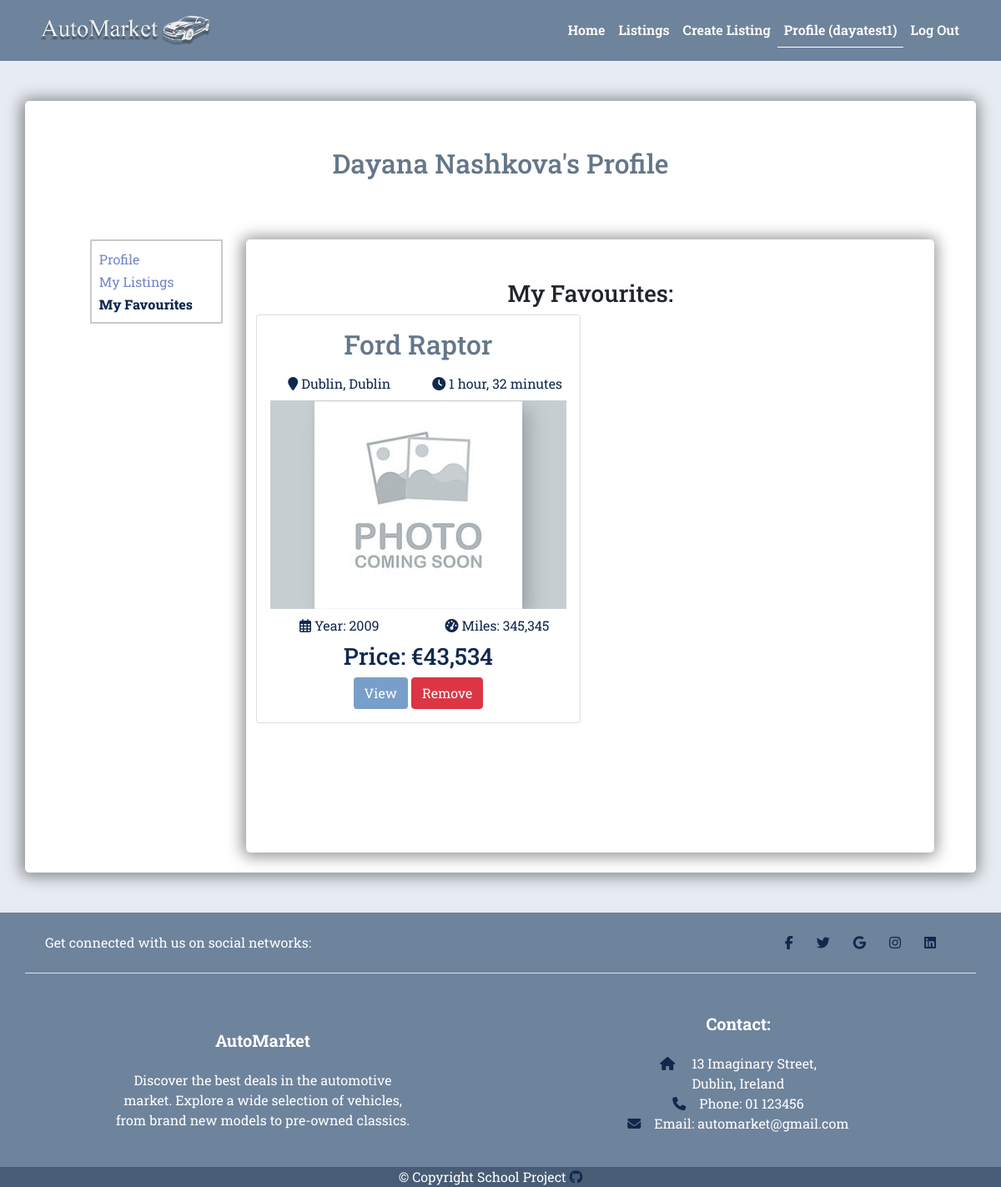
/users/profile/c9f99538-40c7-4bef-85df-f90e124c5328/my-favourites/ (signed in), run on the app's committed database.
### users/models.py (models this page shows, shortened)
class Profile(models.Model):
    user = models.OneToOneField(
        User, on_delete=models.CASCADE, blank=True, null=True)
    username = models.CharField(max_length=200, blank=False, null=True)
    name = models.CharField(max_length=200, blank=False, null=True)
    email = models.EmailField(max_length=300, blank=False, null=True)
    phone = models.CharField(max_length=100, blank=True, null=True)
    town = models.CharField(max_length=100, blank=True, null=True)
    county = models.CharField(max_length=100, blank=True, null=True)
    profile_image = models.ImageField(
        upload_to='users/', default='users/user-default.webp', blank=True,
        null=True)
    about_me = models.TextField(blank=True, null=True)
    created = models.DateTimeField(auto_now_add=True)
    id = models.UUIDField(default=uuid.uuid4, unique=True,
                          editable=False, primary_key=True)

### listings/models.py (models this page shows, shortened)
class Favourite(models.Model):
    owner = models.ForeignKey(Profile, on_delete=models.CASCADE)
    listing = models.ForeignKey(Listing, on_delete=models.CASCADE)
    created = models.DateTimeField(auto_now_add=True)

class Listing(models.Model):
    owner = models.ForeignKey(
        Profile, on_delete=models.CASCADE, null=True, blank=True)
    car_make = models.ForeignKey(
        CarMake, on_delete=models.SET_NULL, null=True, blank=True)
    car_model = models.ForeignKey(
        CarModel, on_delete=models.SET_NULL, null=True, blank=True)
    price = models.IntegerField()
    year = models.CharField(
        max_length=10, choices=choices.get_year_choices(), null=True)
    mileage = models.IntegerField(null=True)
    town = models.CharField(max_length=100)
    county = models.CharField(max_length=100, choices=choices.COUNTIES)
    body_type = models.CharField(
        max_length=100, choices=choices.BODY_TYPE, null=True, blank=True)
    fuel_type = models.CharField(max_length=100, choices=choices.FUEL_TYPE)
    engine_size = models.DecimalField(
        max_digits=3, decimal_places=1, null=True)
    transmission = models.CharField(
        max_length=100, choices=choices.TRANSMISSION)
    created = models.DateTimeField(auto_now_add=True)
    description = models.TextField(null=True, blank=True)
    listing_image_1 = models.ImageField(
        upload_to='listings/', null=True, blank=True,
        default='listings/default-listing-img.jpg')
    listing_image_2 = models.ImageField(null=True, blank=True)
    listing_image_3 = models.ImageField(null=True, blank=True)
    listing_image_4 = models.ImageField(null=True, blank=True)
    listing_image_5 = models.ImageField(null=True, blank=True)
    listing_image_6 = models.ImageField(null=True, blank=True)
    listing_image_7 = models.ImageField(null=True, blank=True)
    id = models.UUIDField(default=uuid.uuid4, unique=True,
                          primary_key=True, editable=False)
    @property
    def listing_title(self):
        if self.car_make and self.car_model:
            return f'{self.car_make.name} {self.car_model.name}'
        else:
            return "Untitled Listing"
    @property
    def listing_main_img(self):
        if self.listing_image_1:
            url = self.listing_image_1.url
        else:
            url = (
                settings.STATIC_URL +
                'images/listings/default-listing-img.jpg'
            )
        return url

class CarMake(models.Model):
    name = models.CharField(max_length=200, null=True, blank=True)

class CarModel(models.Model):
    name = models.CharField(max_length=200, null=True, blank=True)
    car_make = models.ForeignKey(CarMake, on_delete=models.CASCADE)

### users/views.py (the view)
@login_required(login_url='login')
def profile_favourites(request, pk):
    profile = Profile.objects.get(id=pk)
    listings = Favourite.objects.filter(owner=profile).order_by('-created')
    listings, page_number = listings_pagination(request, listings)
    context = {
        'profile': profile,
        'listings': listings
    }
    return render(request, 'users/my_favourites.html', context)

### listings/utils.py (called while the page is built)
def listings_pagination(request, listings):
    paginator = Paginator(listings, 6)
    page_number = request.GET.get("page")
    try:
        listings = paginator.page(page_number)
    except PageNotAnInteger:
        page_number = 1
        listings = paginator.page(page_number)
    except EmptyPage:
        page_number = paginator.num_pages
        listings = paginator.page(page_number)
    return listings, page_number

### users/templates/users/my_favourites.html (shortened to what this page needs)
{% extends 'base.html' %}
{% load humanize %}
{% load static %}
{% block content %}
<section class="profile">
    <div class="container">
        <div class="row">
            <div class="col-12 mx-auto text-center my-5 p-2 shadow-container">
                <h2 class="py-5">{{ profile.name }}'s Profile</h2>
                <div class="container">
                    <div class="row justify-content-center profile-row">
                        {% include 'users/partials/profile_sidebar.html' %}
                        <div class="col-12 col-lg-9 my-3 py-5 listings-color shadow-container">
                            <h3>My Favourites:</h3>
                            <div class="row">
                            {% if listings %}
                            {% for listing in listings %}
                            <div class="col-12 col-lg-6 mb-4">
                                <div class="card listing-preview">
                                    <div class="card-body">
                                            <a class="card-link" href="{% url 'single-listing' listing.listing.id %}">
                                            <h2>{{ listing.listing.listing_title }} </h2>
                                            <div class="row py-2 ">
                                                <div class="col-6">
                                                    <i class="fas fa-map-marker"></i> {{ listing.listing.town|capfirst }}, {{ listing.listing.county|capfirst }}
                                                </div>
                                                <div class="col-6">
                                                    <i class="fas fa-clock"></i> {{ listing.listing.created|timesince }}
                                                </div>
                                            </div>
                                            <div class="row"> <img src="{{ listing.listing.listing_main_img }}" class="card-image" alt="{{ listing.listing.listing_title }} image">
                                            </div>
                                            <div class="row py-2 ">
                                                <div class="col-6">
                                                    <i class="fa-regular fa-calendar-days"></i> Year: {{ listing.listing.year }}
                                                </div>
                                                <div class="col-6">
                                                    <i class="fa-solid fa-gauge-high"></i> Miles: {{ listing.listing.mileage|intcomma }}
                                                </div>
                                            </div>
                                            <h3>Price: €{{ listing.listing.price|intcomma }}</h3>
                                        </a>
                                            <a href="{% url 'single-listing' listing.listing.id %}" class="btn btn-blue text-white">View</a>
                                            <a href="{% url 'remove-myfavourites' listing.listing.id %}" class="btn btn-danger text-white">Remove</a>
                                        </div>
                                </div>
                            </div>
                            {% endfor %}
                            {% else %}
                            <div class="col-12">
                                <p>You Have No Favourite Listings</p>
                            </div>
                            {% endif %}
                            </div>
                        </div>
                    </div>
                </div>
            </div>
        </div>
    </div>
</section>
{% endblock content %}

### templates/base.html (shortened to what this page needs)
<!DOCTYPE html>
{% load static %}
<html lang="en">
<head>
    <link href="https://cdn.jsdelivr.net/npm/bootstrap@5.0.2/dist/css/bootstrap.min.css" rel="stylesheet"
>
    <link rel="stylesheet" href="{% static 'lightbox2-2.11.4/css/lightbox.css' %}">
    <link rel="stylesheet" href="{% static 'styles/style.css' %}">
</head>
<body>
    <header>
        <nav class="navbar navbar-expand-lg navbar-dark header-nav">
            <div class="container">
                <a href="{% url 'home' %}" class="navbar-brand"><img class="logo" src="{% static 'images/logo1.png' %}"
                        alt="AutoMarket logo"></a>
                <div class="collapse navbar-collapse" id="navbarSupportedContent">
                    <ul class="navbar-nav ms-auto mb-2 mb-lg-0">
                        <li class="nav-item">
                            <a class="nav-link {% if '/' == request.path %}active{% endif %}" href="{% url 'home' %}">Home</a>
                        </li>
                        <li class="nav-item">
                            <a class="nav-link {% if 'search-listings' in request.path %}active{% endif %}" href="{% url 'search-listings' %}">Listings</a>
                        </li>
                        {% if request.user.is_authenticated %}
                        <li class="nav-item">
                            <a class="nav-link {% if 'create-listing' in request.path %}active{% endif %}" href="{% url 'create-listing' %}">Create Listing</a>
                        </li>
                        <li class="nav-item">
                            <a class="nav-link {% if 'profile' in request.path %}active{% endif %}" href="{% url 'profile' request.user.profile.id %}">Profile ({{request.user.profile.username}})</a>
                        </li>
                        <li class="nav-item">
                            <a class="nav-link {% if 'confirm' in request.path %}active{% endif %}" href="{% url 'logout-confirm' %}">Log Out</a>
                        </li>
                        {% else %}
                        <li class="nav-item">
                            <a class="nav-link {% if 'login' in request.path %}active{% endif %}" href="{% url 'login' %}">LogIn/Sign Up</a>
                        </li>
                        {% endif %}
                    </ul>
                </div>
            </div>
        </nav>
    </header>
    {% block content %}
    {% endblock content%}
    <footer class="text-center text-lg-start" id="footer">
        <div class="container d-flex justify-content-center justify-content-lg-between p-4 border-bottom">
            <div class="me-5 d-none d-lg-block">
                <span>Get connected with us on social networks:</span>
            </div>
            <div id="social-links">
                <a href="#" class="me-4 text-reset">
                    <i class="fab fa-facebook-f"></i>
                </a>
                <a href="#" class="me-4 text-reset">
                    <i class="fab fa-twitter"></i>
                </a>
                <a href="#" class="me-4 text-reset">
                    <i class="fab fa-google"></i>
                </a>
                <a href="#" class="me-4 text-reset">
                    <i class="fab fa-instagram"></i>
                </a>
                <a href="#" class="me-4 text-reset">
                    <i class="fab fa-linkedin"></i>
                </a>
            </div>
        </div>
        <div class="container  mt-5">
            <div class="row mt-3 d-flex align-items-center">
                <div class="col-md-3 col-lg-4 mx-auto mb-4 text-sm-center ">
                    <h5 class="fw-bold mb-4">AutoMarket</h5>
                    <p class="mb-0">
                        Discover the best deals in the automotive market. Explore a wide selection of vehicles, from
                        brand new models to pre-owned classics.
                    </p>
                </div>
                <div class="col-md-3 col-lg-4 mx-auto mb-4 text-sm-center ">
                    <h5 class="fw-bold mb-4">Contact:</h5>
                    <p class="mb-0"><i class="fas fa-home me-3"></i>
                        13 Imaginary Street,
                        <br>
                        Dublin, Ireland
                    </p>
                    <p class="mb-0"><i class="fas fa-phone me-3"></i>Phone: 01 123456</p>
                    <p><i class="fas fa-envelope me-3"></i>Email: automarket@gmail.com</p>
                </div>
            </div>
        </div>
        <div class="text-center copyright">
            <p class="mb-0">&copy; Copyright School Project <a href="" class="me-4 text-reset">
                    <i class="fab fa-github"></i>
                </a></p>
        </div>
    </footer>
</body>
</html>

### static/styles/style.css (style rules this page uses)
:root { --blue-background: rgba(80, 106, 135, 0.8); --dark-blue-background: rgba(63, 84, 108, 0.8); --page-background: rgb(231, 236, 242); --white: #fff; --violet: #7284c9; --light-gray: #c9c9c9; --blue-btn: rgba(87, 135, 189, 0.8); --blue-btn-hover: rgba(138, 176, 219, 0.8); --dark-blue-text: #10284e; --green: #2fbd7d; --light-green: #65d4a2; }
body { background-color: rgb(231, 236, 242); font-family: 'Roboto Slab'; }
.header-nav { background-color: var(--blue-background); }
.navbar-dark .navbar-nav .nav-link { color: var(--white); font-weight: 600; }
.navbar-dark .navbar-brand { color: var(--white); }
.logo { height: 47px; }
a.active { border-bottom: 1px solid var(--white); font-weight: 800; }
.shadow-container { background-color: var(--white); border-radius: 5px; box-shadow: -1px 1px 18px 4px rgba(0, 0, 0, 0.42); -webkit-box-shadow: -1px 1px 18px 4px rgba(0, 0, 0, 0.42); -moz-box-shadow: -1px 1px 18px 4px rgba(0, 0, 0, 0.42); }
.shadow-container h1, .shadow-container h2 { color: var(--dark-blue-background) }
.shadow-container a { text-decoration: none; color: var(--violet); }
.btn-blue { background-color: var(--blue-btn); }
.card-link, i { text-decoration: none; color: var(--dark-blue-text); }
.card-image { height: 250px; object-fit: cover; }
.listings-color a { color: var(--dark-blue-text); }
.profile-row { min-height: 767px; }
#footer { background-color: var(--blue-background); color: var(--white); }
#social-links a { text-decoration: none; }
.copyright { background-color: var(--dark-blue-background); }

### data on the page
Profile: name "Dayana Nashkova"
Favourite: listing.listing_title "Ford Raptor", listing.town "Dublin", listing.county "Dublin", listing.created "1 hour, 32 minutes", listing.listing_main_img (placeholder picture), listing.year "2009", listing.mileage "345,345", listing.price "43,534"

### other printed values
{{ request.user.profile.username }} "dayatest1"
